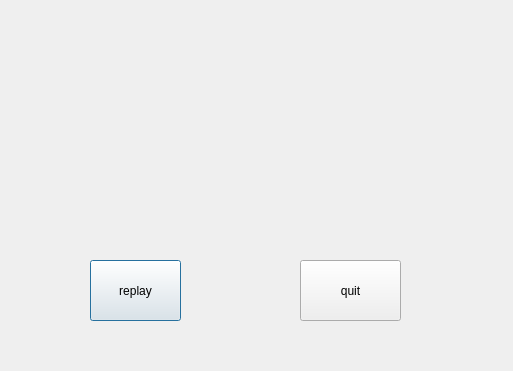
<?xml version="1.0" encoding="UTF-8"?>
<ui version="4.0">
 <class>ttaiko_start</class>
 <widget class="QDialog" name="ttaiko_start">
  <property name="geometry">
   <rect>
    <x>0</x>
    <y>0</y>
    <width>513</width>
    <height>371</height>
   </rect>
  </property>
  <property name="windowTitle">
   <string>Dialog</string>
  </property>
  <widget class="QLabel" name="label">
   <property name="geometry">
    <rect>
     <x>0</x>
     <y>0</y>
     <width>551</width>
     <height>371</height>
    </rect>
   </property>
   <property name="text">
    <string/>
   </property>
   <property name="pixmap">
    <pixmap resource="pics.qrc">:/pics/img/img/bg.png</pixmap>
   </property>
  </widget>
  <widget class="QLabel" name="label_2">
   <property name="geometry">
    <rect>
     <x>0</x>
     <y>70</y>
     <width>521</width>
     <height>151</height>
    </rect>
   </property>
   <property name="text">
    <string/>
   </property>
   <property name="pixmap">
    <pixmap resource="pics.qrc">:/pics/img/img/masterlayer.png</pixmap>
   </property>
  </widget>
  <widget class="QLabel" name="label_3">
   <property name="geometry">
    <rect>
     <x>-10</x>
     <y>170</y>
     <width>521</width>
     <height>181</height>
    </rect>
   </property>
   <property name="text">
    <string/>
   </property>
   <property name="pixmap">
    <pixmap resource="pics.qrc">:/pics/img/img/mob.png</pixmap>
   </property>
  </widget>
  <widget class="QLabel" name="label_4">
   <property name="geometry">
    <rect>
     <x>-10</x>
     <y>-10</y>
     <width>151</width>
     <height>111</height>
    </rect>
   </property>
   <property name="text">
    <string/>
   </property>
   <property name="pixmap">
    <pixmap resource="pics.qrc">:/pics/img/img/taikoan1.png</pixmap>
   </property>
  </widget>
  <widget class="QLabel" name="label_5">
   <property name="geometry">
    <rect>
     <x>310</x>
     <y>110</y>
     <width>60</width>
     <height>60</height>
    </rect>
   </property>
   <property name="text">
    <string/>
   </property>
   <property name="pixmap">
    <pixmap resource="pics.qrc">:/pics/img/img/newdrumr1.png</pixmap>
   </property>
  </widget>
  <widget class="QLabel" name="label_6">
   <property name="geometry">
    <rect>
     <x>220</x>
     <y>260</y>
     <width>47</width>
     <height>41</height>
    </rect>
   </property>
   <property name="text">
    <string/>
   </property>
   <property name="pixmap">
    <pixmap resource="pics.qrc">:/pics/img/img/num1.png</pixmap>
   </property>
  </widget>
  <widget class="QLabel" name="label_7">
   <property name="geometry">
    <rect>
     <x>220</x>
     <y>260</y>
     <width>47</width>
     <height>41</height>
    </rect>
   </property>
   <property name="text">
    <string/>
   </property>
   <property name="pixmap">
    <pixmap resource="pics.qrc">:/pics/img/img/num2.png</pixmap>
   </property>
  </widget>
  <widget class="QLabel" name="label_8">
   <property name="geometry">
    <rect>
     <x>220</x>
     <y>260</y>
     <width>47</width>
     <height>41</height>
    </rect>
   </property>
   <property name="text">
    <string/>
   </property>
   <property name="pixmap">
    <pixmap resource="pics.qrc">:/pics/img/img/num3.png</pixmap>
   </property>
  </widget>
  <widget class="QLabel" name="label_9">
   <property name="geometry">
    <rect>
     <x>220</x>
     <y>260</y>
     <width>47</width>
     <height>41</height>
    </rect>
   </property>
   <property name="text">
    <string/>
   </property>
   <property name="pixmap">
    <pixmap resource="pics.qrc">:/pics/img/img/num4.png</pixmap>
   </property>
  </widget>
  <widget class="QLabel" name="label_10">
   <property name="geometry">
    <rect>
     <x>220</x>
     <y>260</y>
     <width>47</width>
     <height>41</height>
    </rect>
   </property>
   <property name="text">
    <string/>
   </property>
   <property name="pixmap">
    <pixmap resource="pics.qrc">:/pics/img/img/num5.png</pixmap>
   </property>
  </widget>
  <widget class="QLabel" name="label_11">
   <property name="geometry">
    <rect>
     <x>220</x>
     <y>260</y>
     <width>47</width>
     <height>41</height>
    </rect>
   </property>
   <property name="text">
    <string/>
   </property>
   <property name="pixmap">
    <pixmap resource="pics.qrc">:/pics/img/img/num6.png</pixmap>
   </property>
  </widget>
  <widget class="QLabel" name="label_12">
   <property name="geometry">
    <rect>
     <x>220</x>
     <y>260</y>
     <width>47</width>
     <height>41</height>
    </rect>
   </property>
   <property name="text">
    <string/>
   </property>
   <property name="pixmap">
    <pixmap resource="pics.qrc">:/pics/img/img/num7.png</pixmap>
   </property>
  </widget>
  <widget class="QLabel" name="label_13">
   <property name="geometry">
    <rect>
     <x>220</x>
     <y>260</y>
     <width>47</width>
     <height>41</height>
    </rect>
   </property>
   <property name="text">
    <string/>
   </property>
   <property name="pixmap">
    <pixmap resource="pics.qrc">:/pics/img/img/num8.png</pixmap>
   </property>
  </widget>
  <widget class="QLabel" name="label_14">
   <property name="geometry">
    <rect>
     <x>220</x>
     <y>260</y>
     <width>47</width>
     <height>41</height>
    </rect>
   </property>
   <property name="text">
    <string/>
   </property>
   <property name="pixmap">
    <pixmap resource="pics.qrc">:/pics/img/img/num9.png</pixmap>
   </property>
  </widget>
  <widget class="QLabel" name="label_15">
   <property name="geometry">
    <rect>
     <x>220</x>
     <y>260</y>
     <width>47</width>
     <height>41</height>
    </rect>
   </property>
   <property name="text">
    <string/>
   </property>
   <property name="pixmap">
    <pixmap resource="pics.qrc">:/pics/img/img/num10.png</pixmap>
   </property>
  </widget>
  <widget class="QLabel" name="label_16">
   <property name="geometry">
    <rect>
     <x>220</x>
     <y>260</y>
     <width>47</width>
     <height>41</height>
    </rect>
   </property>
   <property name="text">
    <string/>
   </property>
   <property name="pixmap">
    <pixmap resource="pics.qrc">:/pics/img/img/num11.png</pixmap>
   </property>
  </widget>
  <widget class="QLabel" name="label_17">
   <property name="geometry">
    <rect>
     <x>220</x>
     <y>260</y>
     <width>47</width>
     <height>41</height>
    </rect>
   </property>
   <property name="text">
    <string/>
   </property>
   <property name="pixmap">
    <pixmap resource="pics.qrc">:/pics/img/img/num12.png</pixmap>
   </property>
  </widget>
  <widget class="QLabel" name="label_18">
   <property name="geometry">
    <rect>
     <x>220</x>
     <y>260</y>
     <width>47</width>
     <height>41</height>
    </rect>
   </property>
   <property name="text">
    <string/>
   </property>
   <property name="pixmap">
    <pixmap resource="pics.qrc">:/pics/img/img/num13.png</pixmap>
   </property>
  </widget>
  <widget class="QLabel" name="label_19">
   <property name="geometry">
    <rect>
     <x>220</x>
     <y>260</y>
     <width>47</width>
     <height>41</height>
    </rect>
   </property>
   <property name="text">
    <string/>
   </property>
   <property name="pixmap">
    <pixmap resource="pics.qrc">:/pics/img/img/num14.png</pixmap>
   </property>
  </widget>
  <widget class="QLabel" name="label_20">
   <property name="geometry">
    <rect>
     <x>220</x>
     <y>260</y>
     <width>47</width>
     <height>41</height>
    </rect>
   </property>
   <property name="text">
    <string/>
   </property>
   <property name="pixmap">
    <pixmap resource="pics.qrc">:/pics/img/img/num15.png</pixmap>
   </property>
  </widget>
  <widget class="QLabel" name="label_21">
   <property name="geometry">
    <rect>
     <x>220</x>
     <y>260</y>
     <width>47</width>
     <height>41</height>
    </rect>
   </property>
   <property name="text">
    <string/>
   </property>
   <property name="pixmap">
    <pixmap resource="pics.qrc">:/pics/img/img/num16.png</pixmap>
   </property>
  </widget>
  <widget class="QLabel" name="label_22">
   <property name="geometry">
    <rect>
     <x>220</x>
     <y>260</y>
     <width>47</width>
     <height>41</height>
    </rect>
   </property>
   <property name="text">
    <string/>
   </property>
   <property name="pixmap">
    <pixmap resource="pics.qrc">:/pics/img/img/num17.png</pixmap>
   </property>
  </widget>
  <widget class="QLabel" name="label_23">
   <property name="geometry">
    <rect>
     <x>220</x>
     <y>260</y>
     <width>47</width>
     <height>41</height>
    </rect>
   </property>
   <property name="text">
    <string/>
   </property>
   <property name="pixmap">
    <pixmap resource="pics.qrc">:/pics/img/img/num18.png</pixmap>
   </property>
  </widget>
  <widget class="QLabel" name="label_24">
   <property name="geometry">
    <rect>
     <x>220</x>
     <y>260</y>
     <width>47</width>
     <height>41</height>
    </rect>
   </property>
   <property name="text">
    <string/>
   </property>
   <property name="pixmap">
    <pixmap resource="pics.qrc">:/pics/img/img/num19.png</pixmap>
   </property>
  </widget>
  <widget class="QLabel" name="label_25">
   <property name="geometry">
    <rect>
     <x>220</x>
     <y>260</y>
     <width>47</width>
     <height>41</height>
    </rect>
   </property>
   <property name="text">
    <string/>
   </property>
   <property name="pixmap">
    <pixmap resource="pics.qrc">:/pics/img/img/num20.png</pixmap>
   </property>
  </widget>
  <widget class="QLabel" name="label_26">
   <property name="geometry">
    <rect>
     <x>220</x>
     <y>260</y>
     <width>47</width>
     <height>41</height>
    </rect>
   </property>
   <property name="text">
    <string/>
   </property>
   <property name="pixmap">
    <pixmap resource="pics.qrc">:/pics/img/img/num21.png</pixmap>
   </property>
  </widget>
  <widget class="QLabel" name="label_27">
   <property name="geometry">
    <rect>
     <x>220</x>
     <y>260</y>
     <width>47</width>
     <height>41</height>
    </rect>
   </property>
   <property name="text">
    <string/>
   </property>
   <property name="pixmap">
    <pixmap resource="pics.qrc">:/pics/img/img/num22.png</pixmap>
   </property>
  </widget>
  <widget class="QLabel" name="label_28">
   <property name="geometry">
    <rect>
     <x>220</x>
     <y>260</y>
     <width>47</width>
     <height>41</height>
    </rect>
   </property>
   <property name="text">
    <string/>
   </property>
   <property name="pixmap">
    <pixmap resource="pics.qrc">:/pics/img/img/num23.png</pixmap>
   </property>
  </widget>
  <widget class="QLabel" name="label_29">
   <property name="geometry">
    <rect>
     <x>220</x>
     <y>260</y>
     <width>47</width>
     <height>41</height>
    </rect>
   </property>
   <property name="text">
    <string/>
   </property>
   <property name="pixmap">
    <pixmap resource="pics.qrc">:/pics/img/img/num24.png</pixmap>
   </property>
  </widget>
  <widget class="QLabel" name="label_30">
   <property name="geometry">
    <rect>
     <x>220</x>
     <y>260</y>
     <width>47</width>
     <height>41</height>
    </rect>
   </property>
   <property name="text">
    <string/>
   </property>
   <property name="pixmap">
    <pixmap resource="pics.qrc">:/pics/img/img/num25.png</pixmap>
   </property>
  </widget>
  <widget class="QLabel" name="label_31">
   <property name="geometry">
    <rect>
     <x>220</x>
     <y>260</y>
     <width>47</width>
     <height>41</height>
    </rect>
   </property>
   <property name="text">
    <string/>
   </property>
   <property name="pixmap">
    <pixmap resource="pics.qrc">:/pics/img/img/num26.png</pixmap>
   </property>
  </widget>
  <widget class="QLabel" name="label_32">
   <property name="geometry">
    <rect>
     <x>220</x>
     <y>260</y>
     <width>47</width>
     <height>41</height>
    </rect>
   </property>
   <property name="text">
    <string/>
   </property>
   <property name="pixmap">
    <pixmap resource="pics.qrc">:/pics/img/img/num27.png</pixmap>
   </property>
  </widget>
  <widget class="QLabel" name="label_33">
   <property name="geometry">
    <rect>
     <x>220</x>
     <y>260</y>
     <width>47</width>
     <height>41</height>
    </rect>
   </property>
   <property name="text">
    <string/>
   </property>
   <property name="pixmap">
    <pixmap resource="pics.qrc">:/pics/img/img/num28.png</pixmap>
   </property>
  </widget>
  <widget class="QLabel" name="label_34">
   <property name="geometry">
    <rect>
     <x>220</x>
     <y>260</y>
     <width>47</width>
     <height>41</height>
    </rect>
   </property>
   <property name="text">
    <string/>
   </property>
   <property name="pixmap">
    <pixmap resource="pics.qrc">:/pics/img/img/num29.png</pixmap>
   </property>
  </widget>
  <widget class="QLabel" name="label_35">
   <property name="geometry">
    <rect>
     <x>220</x>
     <y>260</y>
     <width>47</width>
     <height>41</height>
    </rect>
   </property>
   <property name="text">
    <string/>
   </property>
   <property name="pixmap">
    <pixmap resource="pics.qrc">:/pics/img/img/num30.png</pixmap>
   </property>
  </widget>
  <widget class="QLabel" name="label_36">
   <property name="geometry">
    <rect>
     <x>390</x>
     <y>110</y>
     <width>60</width>
     <height>60</height>
    </rect>
   </property>
   <property name="text">
    <string/>
   </property>
   <property name="pixmap">
    <pixmap resource="pics.qrc">:/pics/img/img/newdrumb1.png</pixmap>
   </property>
  </widget>
  <widget class="QLabel" name="label_37">
   <property name="geometry">
    <rect>
     <x>0</x>
     <y>120</y>
     <width>61</width>
     <height>51</height>
    </rect>
   </property>
   <property name="text">
    <string/>
   </property>
   <property name="pixmap">
    <pixmap resource="pics.qrc">:/pics/img/img/black.png</pixmap>
   </property>
  </widget>
  <widget class="QLabel" name="label_38">
   <property name="geometry">
    <rect>
     <x>0</x>
     <y>0</y>
     <width>541</width>
     <height>371</height>
    </rect>
   </property>
   <property name="text">
    <string/>
   </property>
   <property name="pixmap">
    <pixmap resource="pics.qrc">:/pics/img/img/endd.jpg</pixmap>
   </property>
  </widget>
  <widget class="QPushButton" name="pushButton">
   <property name="geometry">
    <rect>
     <x>90</x>
     <y>260</y>
     <width>91</width>
     <height>61</height>
    </rect>
   </property>
   <property name="text">
    <string>replay</string>
   </property>
  </widget>
  <widget class="QPushButton" name="pushButton_2">
   <property name="geometry">
    <rect>
     <x>300</x>
     <y>260</y>
     <width>101</width>
     <height>61</height>
    </rect>
   </property>
   <property name="text">
    <string>quit</string>
   </property>
  </widget>
  <widget class="QLabel" name="label_39">
   <property name="geometry">
    <rect>
     <x>470</x>
     <y>45</y>
     <width>31</width>
     <height>31</height>
    </rect>
   </property>
   <property name="text">
    <string/>
   </property>
   <property name="pixmap">
    <pixmap resource="pics.qrc">:/pics/img/img/num3_0.png</pixmap>
   </property>
  </widget>
  <widget class="QLabel" name="label_40">
   <property name="geometry">
    <rect>
     <x>470</x>
     <y>45</y>
     <width>31</width>
     <height>31</height>
    </rect>
   </property>
   <property name="text">
    <string/>
   </property>
   <property name="pixmap">
    <pixmap resource="pics.qrc">:/pics/img/img/num3_1.png</pixmap>
   </property>
  </widget>
  <widget class="QLabel" name="label_41">
   <property name="geometry">
    <rect>
     <x>470</x>
     <y>45</y>
     <width>31</width>
     <height>31</height>
    </rect>
   </property>
   <property name="text">
    <string/>
   </property>
   <property name="pixmap">
    <pixmap resource="pics.qrc">:/pics/img/img/num3_2.png</pixmap>
   </property>
  </widget>
  <widget class="QLabel" name="label_42">
   <property name="geometry">
    <rect>
     <x>470</x>
     <y>45</y>
     <width>31</width>
     <height>31</height>
    </rect>
   </property>
   <property name="text">
    <string/>
   </property>
   <property name="pixmap">
    <pixmap resource="pics.qrc">:/pics/img/img/num3_3.png</pixmap>
   </property>
  </widget>
  <widget class="QLabel" name="label_43">
   <property name="geometry">
    <rect>
     <x>470</x>
     <y>45</y>
     <width>31</width>
     <height>31</height>
    </rect>
   </property>
   <property name="text">
    <string/>
   </property>
   <property name="pixmap">
    <pixmap resource="pics.qrc">:/pics/img/img/num3_4.png</pixmap>
   </property>
  </widget>
  <widget class="QLabel" name="label_44">
   <property name="geometry">
    <rect>
     <x>470</x>
     <y>45</y>
     <width>31</width>
     <height>31</height>
    </rect>
   </property>
   <property name="text">
    <string/>
   </property>
   <property name="pixmap">
    <pixmap resource="pics.qrc">:/pics/img/img/num3_5.png</pixmap>
   </property>
  </widget>
  <widget class="QLabel" name="label_45">
   <property name="geometry">
    <rect>
     <x>470</x>
     <y>45</y>
     <width>31</width>
     <height>31</height>
    </rect>
   </property>
   <property name="text">
    <string/>
   </property>
   <property name="pixmap">
    <pixmap resource="pics.qrc">:/pics/img/img/num3_6.png</pixmap>
   </property>
  </widget>
  <widget class="QLabel" name="label_46">
   <property name="geometry">
    <rect>
     <x>470</x>
     <y>45</y>
     <width>31</width>
     <height>31</height>
    </rect>
   </property>
   <property name="text">
    <string/>
   </property>
   <property name="pixmap">
    <pixmap resource="pics.qrc">:/pics/img/img/num3_7.png</pixmap>
   </property>
  </widget>
  <widget class="QLabel" name="label_47">
   <property name="geometry">
    <rect>
     <x>470</x>
     <y>45</y>
     <width>31</width>
     <height>31</height>
    </rect>
   </property>
   <property name="text">
    <string/>
   </property>
   <property name="pixmap">
    <pixmap resource="pics.qrc">:/pics/img/img/num3_8.png</pixmap>
   </property>
  </widget>
  <widget class="QLabel" name="label_48">
   <property name="geometry">
    <rect>
     <x>470</x>
     <y>45</y>
     <width>31</width>
     <height>31</height>
    </rect>
   </property>
   <property name="text">
    <string/>
   </property>
   <property name="pixmap">
    <pixmap resource="pics.qrc">:/pics/img/img/num3_9.png</pixmap>
   </property>
  </widget>
  <widget class="QLabel" name="label_49">
   <property name="geometry">
    <rect>
     <x>440</x>
     <y>45</y>
     <width>31</width>
     <height>31</height>
    </rect>
   </property>
   <property name="text">
    <string/>
   </property>
   <property name="pixmap">
    <pixmap resource="pics.qrc">:/pics/img/img/num3_0.png</pixmap>
   </property>
  </widget>
  <widget class="QLabel" name="label_50">
   <property name="geometry">
    <rect>
     <x>440</x>
     <y>45</y>
     <width>31</width>
     <height>31</height>
    </rect>
   </property>
   <property name="text">
    <string/>
   </property>
   <property name="pixmap">
    <pixmap resource="pics.qrc">:/pics/img/img/num3_1.png</pixmap>
   </property>
  </widget>
  <widget class="QLabel" name="label_51">
   <property name="geometry">
    <rect>
     <x>440</x>
     <y>45</y>
     <width>31</width>
     <height>31</height>
    </rect>
   </property>
   <property name="text">
    <string/>
   </property>
   <property name="pixmap">
    <pixmap resource="pics.qrc">:/pics/img/img/num3_2.png</pixmap>
   </property>
  </widget>
  <widget class="QLabel" name="label_52">
   <property name="geometry">
    <rect>
     <x>440</x>
     <y>45</y>
     <width>31</width>
     <height>31</height>
    </rect>
   </property>
   <property name="text">
    <string/>
   </property>
   <property name="pixmap">
    <pixmap resource="pics.qrc">:/pics/img/img/num3_3.png</pixmap>
   </property>
  </widget>
  <widget class="QLabel" name="label_53">
   <property name="geometry">
    <rect>
     <x>440</x>
     <y>45</y>
     <width>31</width>
     <height>31</height>
    </rect>
   </property>
   <property name="text">
    <string/>
   </property>
   <property name="pixmap">
    <pixmap resource="pics.qrc">:/pics/img/img/num3_4.png</pixmap>
   </property>
  </widget>
  <widget class="QLabel" name="label_54">
   <property name="geometry">
    <rect>
     <x>440</x>
     <y>45</y>
     <width>31</width>
     <height>31</height>
    </rect>
   </property>
   <property name="text">
    <string/>
   </property>
   <property name="pixmap">
    <pixmap resource="pics.qrc">:/pics/img/img/num3_5.png</pixmap>
   </property>
  </widget>
  <widget class="QLabel" name="label_55">
   <property name="geometry">
    <rect>
     <x>440</x>
     <y>45</y>
     <width>31</width>
     <height>31</height>
    </rect>
   </property>
   <property name="text">
    <string/>
   </property>
   <property name="pixmap">
    <pixmap resource="pics.qrc">:/pics/img/img/num3_6.png</pixmap>
   </property>
  </widget>
  <widget class="QLabel" name="label_56">
   <property name="geometry">
    <rect>
     <x>440</x>
     <y>45</y>
     <width>31</width>
     <height>31</height>
    </rect>
   </property>
   <property name="text">
    <string/>
   </property>
   <property name="pixmap">
    <pixmap resource="pics.qrc">:/pics/img/img/num3_7.png</pixmap>
   </property>
  </widget>
  <widget class="QLabel" name="label_57">
   <property name="geometry">
    <rect>
     <x>440</x>
     <y>45</y>
     <width>31</width>
     <height>31</height>
    </rect>
   </property>
   <property name="text">
    <string/>
   </property>
   <property name="pixmap">
    <pixmap resource="pics.qrc">:/pics/img/img/num3_8.png</pixmap>
   </property>
  </widget>
  <widget class="QLabel" name="label_58">
   <property name="geometry">
    <rect>
     <x>440</x>
     <y>45</y>
     <width>31</width>
     <height>31</height>
    </rect>
   </property>
   <property name="text">
    <string/>
   </property>
   <property name="pixmap">
    <pixmap resource="pics.qrc">:/pics/img/img/num3_9.png</pixmap>
   </property>
  </widget>
  <widget class="QLabel" name="label_59">
   <property name="geometry">
    <rect>
     <x>0</x>
     <y>120</y>
     <width>60</width>
     <height>60</height>
    </rect>
   </property>
   <property name="text">
    <string/>
   </property>
   <property name="pixmap">
    <pixmap resource="pics.qrc">:/pics/img/img/Drum_13.png</pixmap>
   </property>
  </widget>
  <widget class="QLabel" name="label_60">
   <property name="geometry">
    <rect>
     <x>180</x>
     <y>120</y>
     <width>61</width>
     <height>61</height>
    </rect>
   </property>
   <property name="text">
    <string/>
   </property>
   <property name="pixmap">
    <pixmap resource="pics.qrc">:/pics/img/img/newdrumr2.png</pixmap>
   </property>
  </widget>
  <widget class="QLabel" name="label_61">
   <property name="geometry">
    <rect>
     <x>100</x>
     <y>120</y>
     <width>61</width>
     <height>51</height>
    </rect>
   </property>
   <property name="text">
    <string/>
   </property>
   <property name="pixmap">
    <pixmap resource="pics.qrc">:/pics/img/img/newdrumr3.png</pixmap>
   </property>
  </widget>
  <widget class="QLabel" name="label_62">
   <property name="geometry">
    <rect>
     <x>250</x>
     <y>120</y>
     <width>61</width>
     <height>51</height>
    </rect>
   </property>
   <property name="text">
    <string/>
   </property>
   <property name="pixmap">
    <pixmap resource="pics.qrc">:/pics/img/img/newdumb2.png</pixmap>
   </property>
  </widget>
  <widget class="QLabel" name="label_63">
   <property name="geometry">
    <rect>
     <x>410</x>
     <y>180</y>
     <width>61</width>
     <height>51</height>
    </rect>
   </property>
   <property name="text">
    <string/>
   </property>
   <property name="pixmap">
    <pixmap resource="pics.qrc">:/pics/img/img/newdumb3.png</pixmap>
   </property>
  </widget>
  <widget class="QLabel" name="label_64">
   <property name="geometry">
    <rect>
     <x>180</x>
     <y>20</y>
     <width>161</width>
     <height>101</height>
    </rect>
   </property>
   <property name="text">
    <string/>
   </property>
   <property name="pixmap">
    <pixmap resource="pics.qrc">:/pics/img/img/taikoan2.png</pixmap>
   </property>
  </widget>
  <widget class="QLabel" name="label_65">
   <property name="geometry">
    <rect>
     <x>250</x>
     <y>130</y>
     <width>131</width>
     <height>111</height>
    </rect>
   </property>
   <property name="text">
    <string/>
   </property>
   <property name="pixmap">
    <pixmap resource="pics.qrc">:/pics/img/img/taikoan3.png</pixmap>
   </property>
  </widget>
  <widget class="QLabel" name="label_66">
   <property name="geometry">
    <rect>
     <x>130</x>
     <y>150</y>
     <width>131</width>
     <height>101</height>
    </rect>
   </property>
   <property name="text">
    <string/>
   </property>
   <property name="pixmap">
    <pixmap resource="pics.qrc">:/pics/img/img/taikoan4.png</pixmap>
   </property>
  </widget>
  <widget class="QLabel" name="label_67">
   <property name="geometry">
    <rect>
     <x>380</x>
     <y>50</y>
     <width>141</width>
     <height>131</height>
    </rect>
   </property>
   <property name="text">
    <string/>
   </property>
   <property name="pixmap">
    <pixmap resource="pics.qrc">:/pics/img/img/taikoan5.png</pixmap>
   </property>
  </widget>
  <zorder>label</zorder>
  <zorder>label_6</zorder>
  <zorder>label_7</zorder>
  <zorder>label_8</zorder>
  <zorder>label_9</zorder>
  <zorder>label_10</zorder>
  <zorder>label_11</zorder>
  <zorder>label_12</zorder>
  <zorder>label_13</zorder>
  <zorder>label_14</zorder>
  <zorder>label_15</zorder>
  <zorder>label_16</zorder>
  <zorder>label_17</zorder>
  <zorder>label_18</zorder>
  <zorder>label_19</zorder>
  <zorder>label_20</zorder>
  <zorder>label_21</zorder>
  <zorder>label_22</zorder>
  <zorder>label_23</zorder>
  <zorder>label_24</zorder>
  <zorder>label_25</zorder>
  <zorder>label_26</zorder>
  <zorder>label_27</zorder>
  <zorder>label_28</zorder>
  <zorder>label_29</zorder>
  <zorder>label_30</zorder>
  <zorder>label_31</zorder>
  <zorder>label_32</zorder>
  <zorder>label_33</zorder>
  <zorder>label_34</zorder>
  <zorder>label_35</zorder>
  <zorder>label_37</zorder>
  <zorder>label_3</zorder>
  <zorder>label_2</zorder>
  <zorder>label_59</zorder>
  <zorder>label_5</zorder>
  <zorder>label_36</zorder>
  <zorder>label_4</zorder>
  <zorder>label_60</zorder>
  <zorder>label_61</zorder>
  <zorder>label_62</zorder>
  <zorder>label_63</zorder>
  <zorder>label_64</zorder>
  <zorder>label_65</zorder>
  <zorder>label_66</zorder>
  <zorder>label_67</zorder>
  <zorder>label_38</zorder>
  <zorder>label_39</zorder>
  <zorder>label_40</zorder>
  <zorder>label_41</zorder>
  <zorder>label_42</zorder>
  <zorder>label_43</zorder>
  <zorder>label_44</zorder>
  <zorder>label_45</zorder>
  <zorder>label_46</zorder>
  <zorder>label_47</zorder>
  <zorder>label_48</zorder>
  <zorder>label_49</zorder>
  <zorder>label_50</zorder>
  <zorder>label_51</zorder>
  <zorder>label_52</zorder>
  <zorder>label_53</zorder>
  <zorder>label_54</zorder>
  <zorder>label_55</zorder>
  <zorder>label_56</zorder>
  <zorder>label_57</zorder>
  <zorder>label_58</zorder>
  <zorder>pushButton</zorder>
  <zorder>pushButton_2</zorder>
 </widget>
 <resources>
  <include location="pics.qrc"/>
 </resources>
 <connections/>
</ui>
